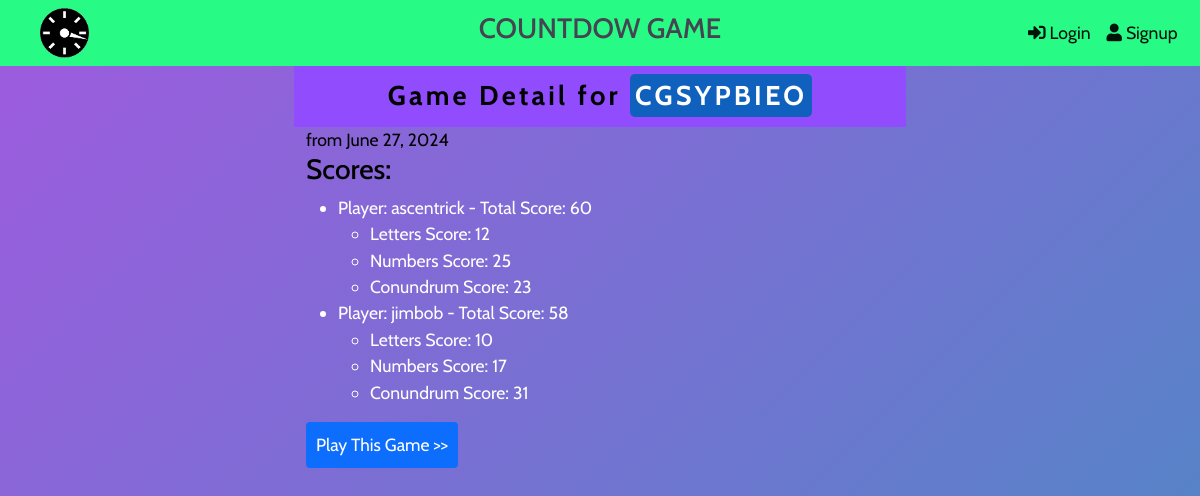
/daily_game/gamedetail/7, run on the app's committed database.
### daily_game/models.py (models this page shows, shortened)
class Daily_Game(models.Model):
    letters = models.CharField(max_length=9)
    numbers = models.CharField(max_length=20)
    num_target = models.IntegerField(default=150)
    conundrum = models.CharField(max_length=9)
    date = models.DateField(auto_now_add=True)

class Plays(models.Model):
    game = models.ForeignKey(Daily_Game, related_name="game_played", on_delete=models.CASCADE, null=True)
    player = models.ForeignKey(User, related_name="player", on_delete=models.CASCADE, null=True)
    score_letters = models.IntegerField(null=True)
    score_numbers = models.IntegerField(null=True)
    score_conundrum = models.IntegerField(null=True)
    score_total = models.IntegerField(null=True)
    class Meta:
            verbose_name_plural = "plays"

### daily_game/views.py (the view)
# urls.py: path('gamedetail/<int:pk>', views.GameDetailView.as_view(), name="gamedetail"),
class GameDetailView(DetailView):
    model = Daily_Game
    def get_context_data(self, *args, **kwargs):
        context = super().get_context_data(*args, **kwargs)
        game = self.get_object()
        context['game'] = game
        context['scores'] = Plays.objects.filter(game=game).order_by('-score_total')
        return context

### daily_game/context_processors.py (called while the page is built)
def get_game_context(request):
  try:
      date_today = datetime.date.today()
      this_game = Daily_Game.objects.get(date = date_today)
      game_id = this_game.id
      my_letters = this_game.letters
      my_numbers = this_game.numbers
      target   = this_game.num_target
      conundrum  = this_game.conundrum
  except Daily_Game.DoesNotExist:
      my_letters, my_numbers, target, conundrum = generate_game()
      daily_game_obj = Daily_Game.objects.create(letters=my_letters, numbers=my_numbers, num_target=target, conundrum=conundrum)
      daily_game_obj.save()
  game_context = { 'my_letters' : my_letters ,  'my_numbers': my_numbers, 'target': target, 'conundrum': conundrum }
  return game_context

### daily_game/templates/daily_game/daily_game_detail.html (shortened to what this page needs)
{% extends "base_cd.html" %}
{% load static %}
{% block content %}
<div style="min-height: 100vh;">
    <div class="row">
        <div class="col-md-6 offset-md-3 game-heading-wrapper">
            <div class="game-heading"> Game Detail for <span class="game-letters">{{game.letters}} </span> </h2> </div>
        </div>
    </div>
    <div class="row">
      <div class="col-md-6 offset-md-3">
        <div class="game-detail">
            from {{ game.date }}
            <h3>Scores:</h3>
            {% if scores %}
                <ul style="color: white;">
                    {% for score in scores %}
                        <li>
                            Player: {{ score.player.username }} - Total Score: {{ score.score_total }}
                            <ul>
                                <li>Letters Score: {{ score.score_letters }}</li>
                                <li>Numbers Score: {{ score.score_numbers }}</li>
                                <li>Conundrum Score: {{ score.score_conundrum }}</li>
                            </ul>
                        </li>
                    {% endfor %}
                </ul>
            {% else %}
                <p>No scores available for this game.</p>
            {% endif %}
            <p>
              <a href="{%  url 'daily_game:letters' %}">
               <input type="button" class="btn-primary bs-button-style1" value="Play This Game >>" onclick="makeButtons(letArray,9, archivedGame)"/>
              </a>
        </div>
      </div>
    </div>
</div>
{% endblock  %}

### templates/base_cd.html (shortened to what this page needs)
<!DOCTYPE html>
<html lang="en" dir="ltr">
{% load static %}
<head>
  <link href="https://cdn.jsdelivr.net/npm/bootstrap@5.0.2/dist/css/bootstrap.min.css" rel="stylesheet"
>
  <link rel="stylesheet" href="https://cdn.jsdelivr.net/npm/bootstrap-icons@1.9.1/font/bootstrap-icons.css">
  <link rel="stylesheet" href="https://cdnjs.cloudflare.com/ajax/libs/font-awesome/4.7.0/css/font-awesome.min.css">
  <link rel="stylesheet" href="https://cdnjs.cloudflare.com/ajax/libs/font-awesome/6.4.2/css/all.min.css"
 />
  <link rel="stylesheet" href="https://use.fontawesome.com/releases/v5.6.3/css/all.css"
>
  <link rel="stylesheet" href="{% static 'css/main_cd.css' %}">
  <link rel="stylesheet" href="{% static 'css/daily.css' %}">
</head>
  <body  class="anim">
    {% include "includes/nav.html" %}
    {% block content %}
    {% endblock %}
  </body>
</html>

### templates/includes/nav.html (shortened to what this page needs)
{% load static %}
<div class="col col-md-12" style="background-color: rgb(40, 250, 134);">
  <nav class="navbar navbar-expand-md justify-content-right right-0">
    <div style="width: 15%;">
      <a class="navbar-brand" href="{% url 'index' %}" style="padding-left: 40px;">
        <img src="{% static 'images/clock.png' %}" alt="ascentrick logo" height="50px">
      </a>
    </div>
    <div style="width:70%; text-align: center; color: rgb(69, 68, 80);">
      <h3>COUNTDOW GAME</h3>
    </div>
    <div class="collapse navbar-collapse" id="mycollapse" style="width: 15%;">
      <div class="navbar-nav align-items-right ml-auto">
        {% if user.is_authenticated %}
        <div class="col">
          <a class="nav-item nav-link black" href="{% url 'registration:logout' %}" aria-label="Logout"><i
          class="fas fa-sign-out-alt"></i>Logout</a>
        </div>
        {% else %}
        <a class="nav-item nav-link black" href="{% url 'registration:login' %}" aria-label="Login"><i
            class="fas fa-sign-in-alt"></i> Login</a>
        <a class="nav-item nav-link black" href="{% url 'registration:signup' %}" aria-label="Signup"><i
            class="fas fa-user"></i> Signup </a>
        {% endif %}
      </div>
    </div>
  </nav>
</div>

### static/css/main_cd.css (style rules this page uses)
html { scroll-behavior: smooth; height: 100%; }
body { font-family: 'Cabin', sans-serif; color: black; margin: 0px; padding:0px; height: 100%; font-size: 1.1rem; }
.black { color: rgb(2, 19, 10) }
.anim { background: linear-gradient(-45deg, rgb(42, 156, 185), rgb(159, 90, 223), rgb(42, 156, 185), rgb(159, 90, 223) ); background-size: 400% 400%; animation: gradient 15s ease infinite; height: 100%; }
li::first-letter { text-transform: capitalize; }
.game-heading-wrapper { background-color: rgb(144, 76, 253); display: flex; flex-direction: row; justify-content: center; padding:10px }
.game-heading { font-size: 1.7rem; letter-spacing: 0.2rem; font-weight: bold; }

### static/css/daily.css (style rules this page uses)
.bs-button-style1 { border:0px; border-radius: 4px; padding:10px; }

### daily_game/templates/daily_game/daily_game_detail.html (style rules this page uses)
.game-letters { color: white; background-color: rgb(16, 97, 189); padding:5px; border:0px; border-radius: 5px; }

### data on the page
Daily_Game: letters "CGSYPBIEO", date "June 27, 2024"
Plays: player.username "ascentrick", score_total "60", score_letters "12", score_numbers "25", score_conundrum "23"
Plays: player.username "jimbob", score_total "58", score_letters "10", score_numbers "17", score_conundrum "31"
